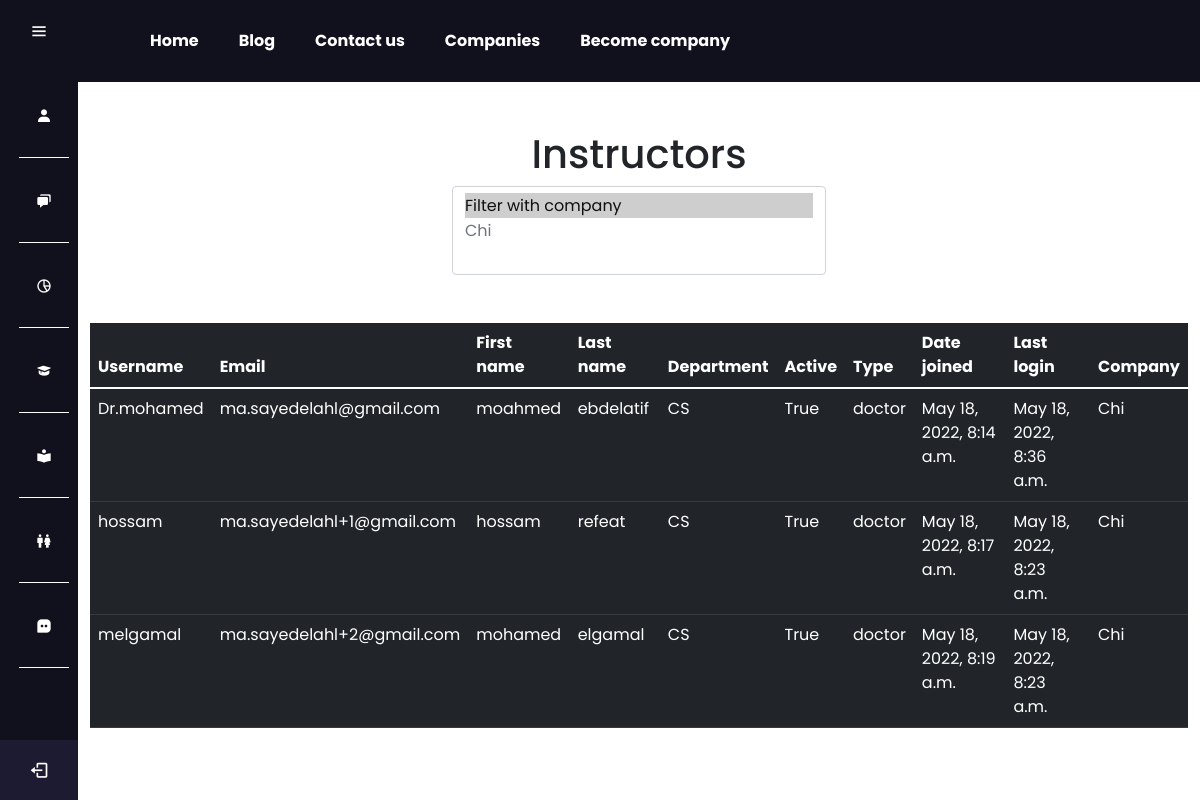
The page /super/dashboard/instructors/ on the database its author committed.
### users/models.py (models this page shows, shortened)
class InstructorAccount(AbstractBaseUser):
    INSTRUCTOR_TYPE = [
        ('doctor', 'Doctor'),
        ('assistant', 'Assistant'),
        ('trainer', 'Trainer')
    ]
    username        = models.CharField(max_length=50, unique=True)
    email           = models.EmailField(max_length=50, unique=True)
    first_name      = models.CharField(max_length=50)
    last_name       = models.CharField(max_length=50)
    department      = models.CharField(max_length=50)
    company_name    = models.CharField(max_length=50)
    instructor_type = models.CharField(max_length=50, choices=INSTRUCTOR_TYPE, default=INSTRUCTOR_TYPE[0][0])
    date_joined     = models.DateTimeField(auto_now_add=True)
    last_login      = models.DateTimeField(auto_now=True)
    is_active	= models.BooleanField(default=True)
    USERNAME_FIELD  = 'username'
    REQUIRED_FIELDS = ['email', 'first_name', 'last_name', 'department', 'company_name', 'instructor_type']
    objects = InstructorAccountManager()

### superuser/views.py (the view)
# urls.py: path("dashboard/instructors/", views.get_all_instructor, name='super-all-instructors'),
def get_all_instructor(request):
    all_companies = Company.objects.all()
    if not request.method == 'POST':
        instructors = InstructorAccount.objects.all()
        return render(request, 'superuser/instructors.html', context={'instructors': instructors, 'all_companies': all_companies})
    else:
        co_name = request.POST.get('co_name')
        instructors = InstructorAccount.objects.filter(company_name=co_name)
        return render(request, 'superuser/instructors.html', context={'instructors': instructors, 'all_companies': all_companies})

### users/models.py (called while the page is built)
    def __str__(self):
        return self.company_name

### templates/superuser/instructors.html (shortened to what this page needs)
{% extends "baseSidebar.html" %}
{% block userPage %}
	<h1 class="text-center mt-5">Instructors</h1>
	<div class="col-4 offset-4">
		<select id="sel_c" class="form-select text-muted" size="3" aria-label="Default select example">
			<option selected>Filter with company</option>
			{% for loop in all_companies %}
				<option value="{{loop}}" val_com="{{loop}}">{{loop}}</option>
			{% endfor %}
		  </select>
	</div>
	<div class="container mt-5">
		<table class="table table-dark table-hover">
			<thead>
				<tr>
					<th>Username</th>
					<th>Email</th>
					<th>First name</th>
					<th>Last name</th>
					<th>Department</th>
					<th>Active</th>
					<th>Type</th>
					<th>Date joined</th>
					<th>Last login</th>
					<th>Company</th>
				</tr>
			</thead>
			<tbody>
				{% for data in instructors %}
					<tr>
						<td>{{data.username}}</td>
						<td>{{data.email}}</td>
						<td>{{data.first_name}}</td>
						<td>{{data.last_name}}</td>
						<td>{{data.department}}</td>
						<td>{{data.is_active}}</td>
						<td>{{data.instructor_type}}</td>
						<td>{{data.date_joined}}</td>
						<td>{{data.last_login}}</td>
						<td>{{data.company_name}}</td>
					</tr>
				{% endfor %}
			</tbody>
		</table>
	</div>
{% endblock userPage %}

### static/css/sidebar.css (style rules this page uses)
* { margin: 0; padding: 0; box-sizing: border-box; font-family: 'Poppins', sans-serif; }
body { position: relative; min-height: 100vh; width: 100%; overflow-x: hidden; }

### rows shown on the page
InstructorAccount: username "Dr.mohamed", email "ma.sayedelahl@gmail.com", first_name "moahmed", last_name "ebdelatif", department "CS", is_active "True", instructor_type "doctor", date_joined "May 18, 2022, 8:14 a.m.", last_login "May 18, 2022, 8:36 a.m.", company_name "Chi"
InstructorAccount: username "hossam", email "ma.sayedelahl+1@gmail.com", first_name "hossam", last_name "refeat", department "CS", is_active "True", instructor_type "doctor", date_joined "May 18, 2022, 8:17 a.m.", last_login "May 18, 2022, 8:23 a.m.", company_name "Chi"
InstructorAccount: username "melgamal", email "ma.sayedelahl+2@gmail.com", first_name "mohamed", last_name "elgamal", department "CS", is_active "True", instructor_type "doctor", date_joined "May 18, 2022, 8:19 a.m.", last_login "May 18, 2022, 8:23 a.m.", company_name "Chi"
